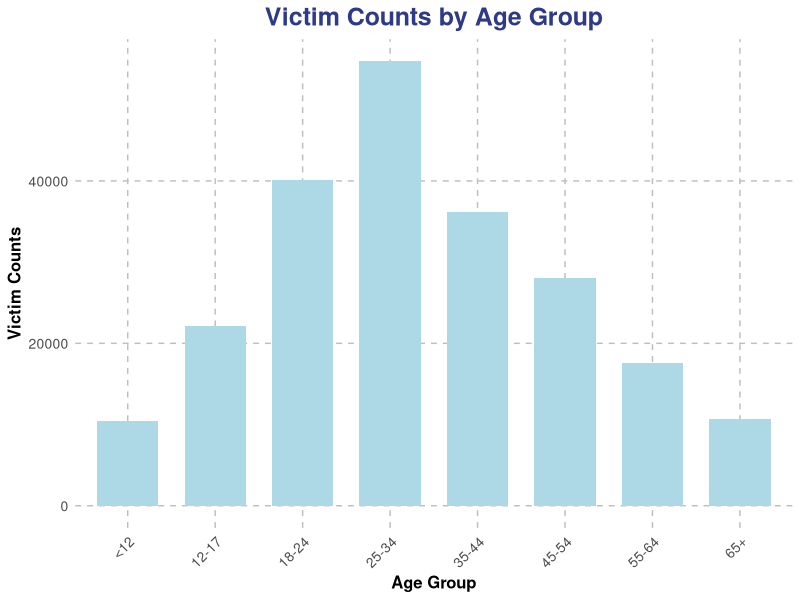
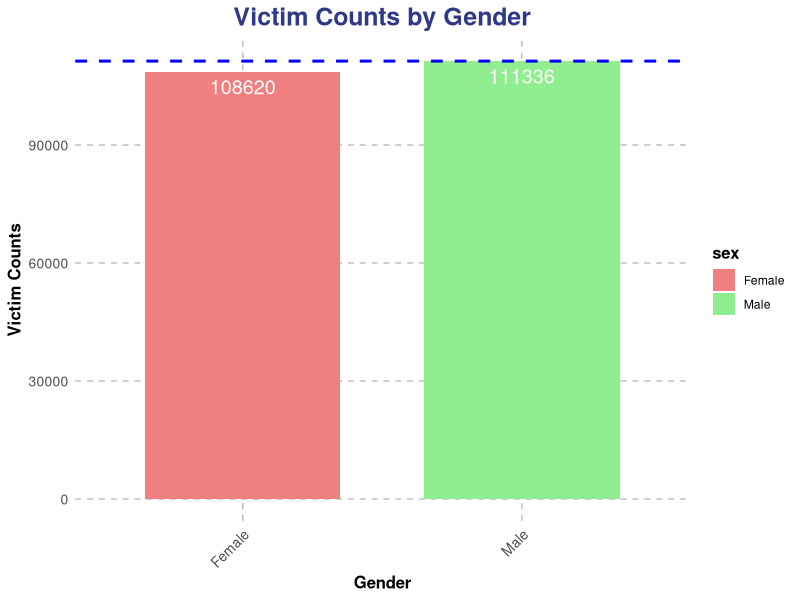
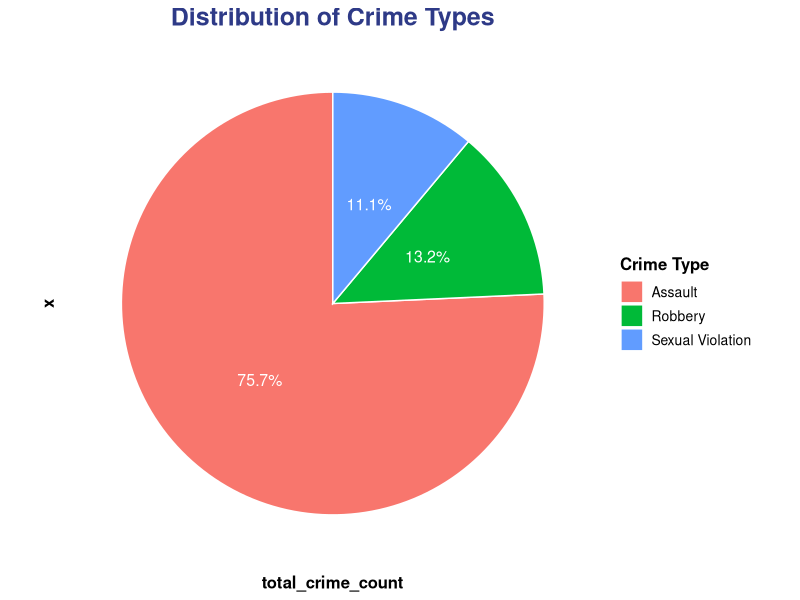
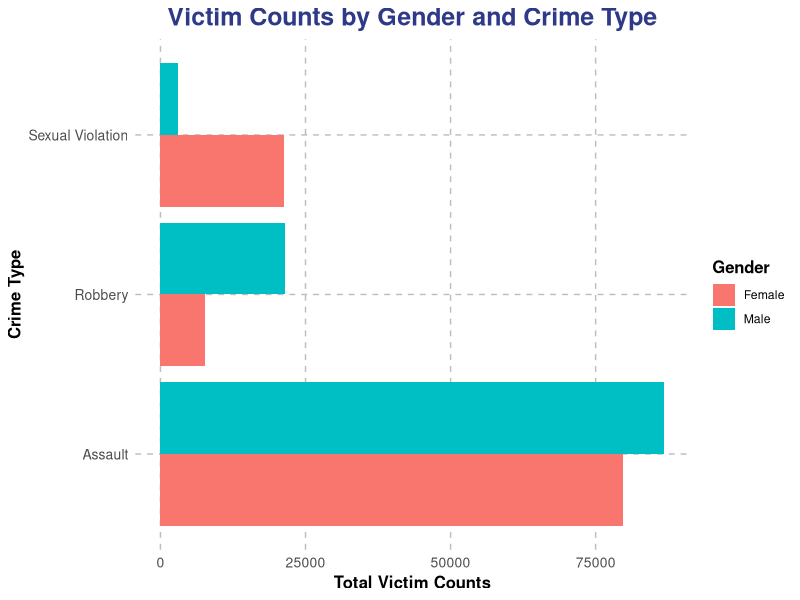
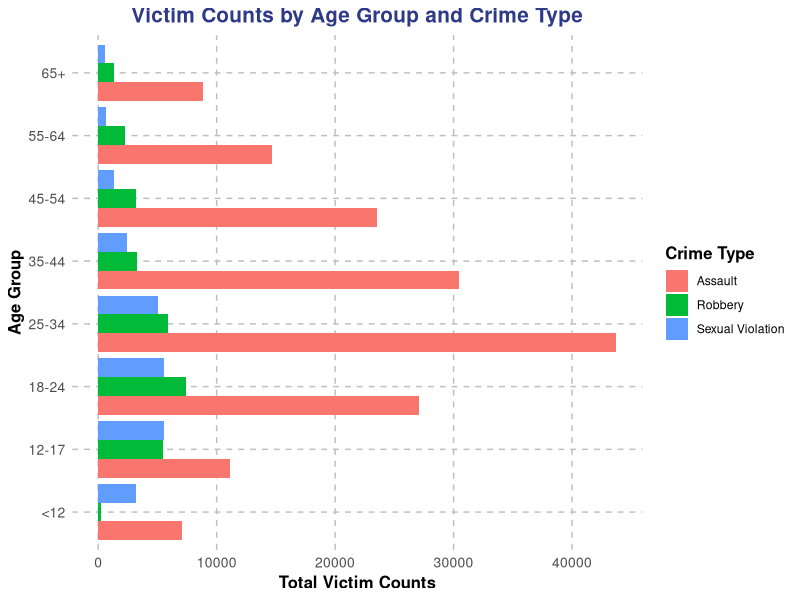
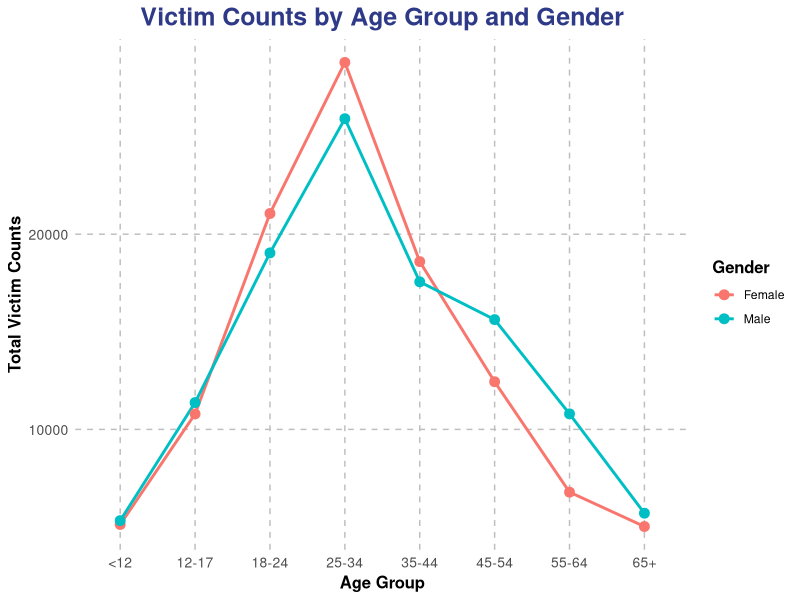

Source code (R) for these figures, in order:
## ---- chunk 1
#| include: false
#| warning: false
#| message: false

library(tidyverse)
library(ggplot2)
library(here)
data <- read_csv(here::here("data/analysis_data.csv"))
raw_data <- read_csv(here::here("data/raw_data.csv"))
## ---- chunk 2
#| label: tbl-raw-data-1
#| tbl-cap: First 8 entries of Raw Crime Count Dataset
#| echo: false
#| warning: false
#| message: false

#Graph
head_raw_data <- head(raw_data,8)
# Note there is a type in Description within the original data set itself
knitr::kable(head_raw_data[, 1:4], format = "simple", col.names = c('_id','REPORT_YEAR','CATEGORY', 'SUBTYPE'))

## ---- chunk 3
#| label: tbl-raw-data-2
#| tbl-cap: First 8 entries of Raw Crime Count Dataset
#| echo: false
#| warning: false
#| message: false
head_raw_data <- head(raw_data,8)
knitr::kable(head_raw_data[, 5:9], format = "simple", col.names = c('ASSAULT_SUBTYPE','SEX','AGE_GROUP', 'AGE_COHORT','COUNT_'))

## ---- chunk 4
#| label: tbl-data
#| tbl-cap: First 8 entires of Cleaned Crime Count Dataset
#| echo: false
#| warning: false
#| message: false

#Table
head_data <- head(data,8)
# Note there is a type in Description within the original data set itself
knitr::kable(head_data[, 1:4], format = "simple", col.names = c('crime_type', 'sex', 'age_group','crime_count'))

## ---- chunk 5
#| label: fig-age_group-crime
#| echo: false
#| fig-cap: Understanding Victim Numbers:A Breakdown by Age Group
#| warning: false
#| message: false

library(ggplot2)
age_summary <- data %>%
  group_by(age_group) %>%
  summarise(crime_count = sum(crime_count))

ggplot(age_summary, aes(x = age_group, y = crime_count)) + 
  geom_bar(stat = "identity", width = 0.7, fill = "lightblue") +
  labs(title = "Victim Counts by Age Group", 
       x = "Age Group", 
       y = "Victim Counts") +
  theme_minimal() +
  theme(
    plot.title = element_text(hjust = 0.5, size = 18, face = "bold", color = "#2E3A87"),
    axis.title.x = element_text(size = 12, face = "bold"),
    axis.title.y = element_text(size = 12, face = "bold"),
    axis.text = element_text(size = 10),
    axis.text.x = element_text(angle = 45, hjust = 1),
    panel.grid.major = element_line(color = "gray", linetype = "dashed"),
    panel.grid.minor = element_blank()
  )

## ---- chunk 6
#| label: fig-gender-crime
#| fig-cap: Gender-Based Victim Counts:A Statistical Overview
#| echo: false
#| warning: false
#| message: false

library(ggplot2)
library(dplyr)

colors <- c("Male" = "lightgreen", "Female" = "lightcoral")
sex_summary <- data %>%
  group_by(sex) %>%
  summarise(crime_count = sum(crime_count))

max_value <- max(sex_summary$crime_count)

ggplot(sex_summary, aes(x = sex, y = crime_count,fill = sex)) + 
  geom_bar(stat = "identity", width = 0.7) +
  scale_fill_manual(values = colors) +
  geom_text(aes(label = crime_count), 
            vjust = 1.5,   
            size = 5,       
            color = "white") +
  geom_hline(yintercept = max_value, color = "blue", linetype = "dashed", size = 1) +
  labs(title = "Victim Counts by Gender", 
       x = "Gender", 
       y = "Victim Counts") +
  theme_minimal() +
  theme(
    plot.title = element_text(hjust = 0.5, size = 18, face = "bold", color = "#2E3A87"),
    legend.title = element_text(size = 12, face = "bold"),  
    axis.title.x = element_text(size = 12, face = "bold"),
    axis.title.y = element_text(size = 12, face = "bold"),
    axis.text = element_text(size = 10),
    axis.text.x = element_text(angle = 45, hjust = 1),
    panel.grid.major = element_line(color = "gray", linetype = "dashed"),
    panel.grid.minor = element_blank()
  )


## ---- chunk 7
#| label: fig-crime_type-crime
#| fig-cap: Distribution of Crime Types:A Comparative View
#| echo: false
#| warning: false
#| message: false

library(dplyr)
library(ggplot2)

# Summarize the average number of each different crime type
crime_type_summary <- data %>%
  group_by(crime_type) %>%
  summarise(total_crime_count = sum(crime_count, na.rm = TRUE))

# Graph
ggplot(crime_type_summary, aes(x = "", y = total_crime_count, fill = crime_type)) + 
  geom_bar(stat = "identity", width = 1,color='white') + 
  coord_polar("y") +
  labs(title = "Distribution of Crime Types", 
       fill = "Crime Type") +
  geom_text(aes(label = paste0(round(total_crime_count / sum(total_crime_count) * 100, 1), "%")),
             position = position_stack(vjust = 0.5), 
             color = "white", size = 4)+
  theme_minimal()+
  theme(
    plot.title = element_text(hjust = 0.5, size = 18, face = "bold", color = "#2E3A87"),
    axis.title.x = element_text(size = 12, face = "bold"), 
    axis.title.y = element_text(size = 12, face = "bold"),
    axis.text.x = element_blank(), 
    axis.ticks = element_blank(),  
    panel.grid = element_blank(),  
    legend.position = "right",        
    legend.title = element_text(size = 12, face = "bold"),  
    legend.text = element_text(size = 10)  
  )
## ---- chunk 8
#| label: fig-gender-crime_type
#| fig-cap: Comparative Analysis of Victim Counts by Gender and Type
#| echo: false
#| warning: false
#| message: false

library(dplyr)
library(ggplot2)

sex_crime_summary <- data %>%
  group_by(sex, crime_type) %>%
  summarise(total_crime_count = sum(crime_count, na.rm = TRUE), .groups = 'drop')

ggplot(sex_crime_summary, aes(x = crime_type, y = total_crime_count, fill = sex)) + 
  geom_bar(stat = "identity", position = "dodge") + 
  labs(title = "Victim Counts by Gender and Crime Type", 
       x = "Crime Type", 
       y = "Total Victim Counts", 
       fill = "Gender") +
  theme_minimal() +
  coord_flip() +
  theme(
    plot.title = element_text(hjust = 0.5, size = 18, face = "bold", color = "#2E3A87"),
    axis.title.x = element_text(size = 12, face = "bold"),
    axis.title.y = element_text(size = 12, face = "bold"),
    axis.text = element_text(size = 10),
    legend.title = element_text(size = 12, face = "bold"),
    panel.grid.major = element_line(color = "gray", linetype = "dashed"),
    panel.grid.minor = element_blank()
  )
## ---- chunk 9
#| label: fig-age-crime_type
#| fig-cap: Comparative Analysis of Victim Counts by Age and Crime Type
#| echo: false
#| warning: false
#| message: false

library(dplyr)
library(ggplot2)

sex_crime_summary <- data %>%
  group_by(age_group, crime_type) %>%
  summarise(total_crime_count = sum(crime_count, na.rm = TRUE), .groups = 'drop')

ggplot(sex_crime_summary, aes(x = age_group, y = total_crime_count, fill = crime_type)) + 
  geom_bar(stat = "identity", position = "dodge") + 
  labs(title = "Victim Counts by Age Group and Crime Type", 
       x = "Age Group", 
       y = "Total Victim Counts", 
       fill = "Crime Type") +
  theme_minimal() +
  coord_flip() +
  theme(
    plot.title = element_text(hjust = 0.5, size = 15, face = "bold", color = "#2E3A87"),
    axis.title.x = element_text(size = 12, face = "bold"),
    axis.title.y = element_text(size = 12, face = "bold"),
    axis.text = element_text(size = 10),
    legend.title = element_text(size = 12, face = "bold"),  
    panel.grid.major = element_line(color = "gray", linetype = "dashed"),
    panel.grid.minor = element_blank()
  )

## ---- chunk 10
#| label: fig-gender-age_group
#| fig-cap: Comparative Analysis of Victim Counts by Gender and Age Group
#| echo: false
#| warning: false
#| message: false

library(dplyr)
library(ggplot2)
sex_crime_summary <- data %>%
  group_by(age_group, sex) %>%
  summarise(total_crime_count = sum(crime_count, na.rm = TRUE), .groups = 'drop')

ggplot(sex_crime_summary, aes(x = age_group, y = total_crime_count, color = sex, group = sex)) + 
  geom_line(size = 1) + 
  geom_point(size = 3) + 
  labs(title = "Victim Counts by Age Group and Gender", 
       x = "Age Group", 
       y = "Total Victim Counts", 
       color = "Gender") +
  theme_minimal() +
  theme(
    plot.title = element_text(hjust = 0.5, size = 18, face = "bold", color = "#2E3A87"),
    axis.title.x = element_text(size = 12, face = "bold"),
    axis.title.y = element_text(size = 12, face = "bold"),
    axis.text = element_text(size = 10),
    legend.title = element_text(size = 12, face = "bold"),  
    panel.grid.major = element_line(color = "gray", linetype = "dashed"),
    panel.grid.minor = element_blank()
  )

